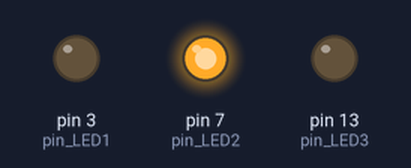
Recording of a sketch running on a simulated Arduino Uno, built with avr-gcc and run on an emulated ATmega328P. Parts: output pins drawn as LEDs (lit = HIGH).

Above: at 0.75 s.
At 1.35 s:
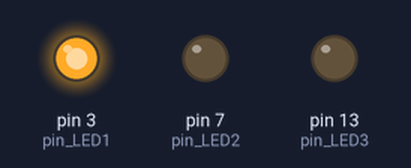
At 1.65 s:
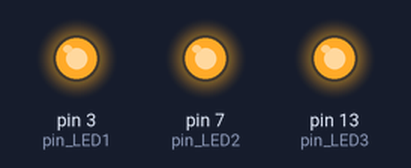
At 2.25 s:
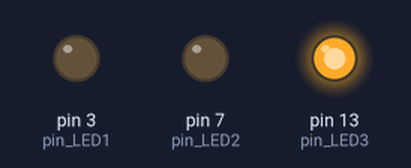
At 2.85 s:
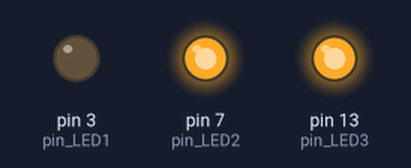
At 4.35 s:
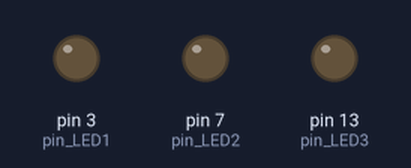
Timing chart, 0 to 4.7 s (numbered marks = the images above):
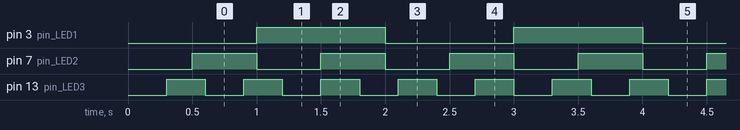

Measured:
- by itself, pin 3 (pin_LED1): alternates HIGH for 1.0 s and LOW for 1.0 s
- by itself, pin 7 (pin_LED2): alternates HIGH for 0.50 s and LOW for 0.50 s
- by itself, pin 13 (pin_LED3): alternates HIGH for 0.30 s and LOW for 0.30 s

The sketch:

app.ino
```cpp
#include <SimpleTimer.h>

int pin_LED1 = 3;
int pin_LED2 = 7;
int pin_LED3 = 13;

SimpleTimer timer; // 정적할당, 전역영역에 할당

void blink_1000(){
    int state = digitalRead(pin_LED1); // 이 핀의 현재 상태
    digitalWrite(pin_LED1, !state);
}

void blink_500(){
    int state = digitalRead(pin_LED2);
    digitalWrite(pin_LED2, !state);
}

void blink_300(){
    int state = digitalRead(pin_LED3);
    digitalWrite(pin_LED3, !state);
}
void setup(){
    pinMode(pin_LED1, OUTPUT);
    pinMode(pin_LED2, OUTPUT);
    pinMode(pin_LED3, OUTPUT);
    timer.setInterval(1000, blink_1000);
    timer.setInterval(500, blink_500);
    timer.setInterval(300, blink_300);
}

void loop(){
    timer.run();
}
```
